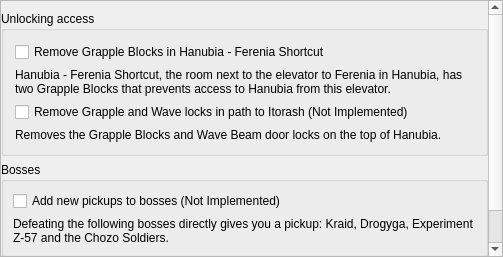
<?xml version="1.0" encoding="UTF-8"?>
<ui version="4.0">
 <class>PresetDreadPatches</class>
 <widget class="QMainWindow" name="PresetDreadPatches">
  <property name="geometry">
   <rect>
    <x>0</x>
    <y>0</y>
    <width>503</width>
    <height>257</height>
   </rect>
  </property>
  <property name="windowTitle">
   <string>Other</string>
  </property>
  <widget class="QWidget" name="centralWidget">
   <property name="maximumSize">
    <size>
     <width>16777215</width>
     <height>16777215</height>
    </size>
   </property>
   <layout class="QVBoxLayout" name="verticalLayout">
    <property name="leftMargin">
     <number>0</number>
    </property>
    <property name="topMargin">
     <number>0</number>
    </property>
    <property name="rightMargin">
     <number>0</number>
    </property>
    <property name="bottomMargin">
     <number>0</number>
    </property>
    <item>
     <widget class="QScrollArea" name="scroll_area">
      <property name="widgetResizable">
       <bool>true</bool>
      </property>
      <widget class="QWidget" name="scroll_contents">
       <property name="geometry">
        <rect>
         <x>0</x>
         <y>0</y>
         <width>501</width>
         <height>255</height>
        </rect>
       </property>
       <layout class="QVBoxLayout" name="scroll_layout">
        <property name="leftMargin">
         <number>0</number>
        </property>
        <property name="topMargin">
         <number>2</number>
        </property>
        <property name="rightMargin">
         <number>0</number>
        </property>
        <property name="bottomMargin">
         <number>0</number>
        </property>
        <item>
         <spacer name="top_spacer">
          <property name="orientation">
           <enum>Qt::Vertical</enum>
          </property>
          <property name="sizeType">
           <enum>QSizePolicy::Fixed</enum>
          </property>
          <property name="sizeHint" stdset="0">
           <size>
            <width>20</width>
            <height>8</height>
           </size>
          </property>
         </spacer>
        </item>
        <item>
         <widget class="QGroupBox" name="unlock_group">
          <property name="title">
           <string>Unlocking access</string>
          </property>
          <layout class="QVBoxLayout" name="unlock_layout">
           <item>
            <widget class="QCheckBox" name="hanubia_shortcut_no_grapple_check">
             <property name="text">
              <string>Remove Grapple Blocks in Hanubia - Ferenia Shortcut</string>
             </property>
            </widget>
           </item>
           <item>
            <widget class="QLabel" name="hanubia_shortcut_no_grapple_label">
             <property name="text">
              <string>&lt;html&gt;&lt;head/&gt;&lt;body&gt;&lt;p&gt;Hanubia - Ferenia Shortcut, the room next to the elevator to Ferenia in Hanubia, has two Grapple Blocks that prevents access to Hanubia from this elevator.&lt;/p&gt;&lt;/body&gt;&lt;/html&gt;</string>
             </property>
             <property name="wordWrap">
              <bool>true</bool>
             </property>
            </widget>
           </item>
           <item>
            <widget class="QCheckBox" name="hanubia_easier_path_to_itorash_check">
             <property name="text">
              <string>Remove Grapple and Wave locks in path to Itorash (Not Implemented)</string>
             </property>
            </widget>
           </item>
           <item>
            <widget class="QLabel" name="hanubia_easier_path_to_itorash_label">
             <property name="text">
              <string>Removes the Grapple Blocks and Wave Beam door locks on the top of Hanubia.</string>
             </property>
            </widget>
           </item>
          </layout>
         </widget>
        </item>
        <item>
         <widget class="QGroupBox" name="bosses_group">
          <property name="title">
           <string>Bosses</string>
          </property>
          <layout class="QVBoxLayout" name="bosses_layout">
           <property name="leftMargin">
            <number>9</number>
           </property>
           <property name="topMargin">
            <number>9</number>
           </property>
           <property name="rightMargin">
            <number>9</number>
           </property>
           <property name="bottomMargin">
            <number>9</number>
           </property>
           <item>
            <widget class="QCheckBox" name="extra_pickups_for_bosses_check">
             <property name="text">
              <string>Add new pickups to bosses (Not Implemented)</string>
             </property>
            </widget>
           </item>
           <item>
            <widget class="QLabel" name="extra_pickups_for_bosses_label">
             <property name="text">
              <string>&lt;html&gt;&lt;head/&gt;&lt;body&gt;&lt;p&gt;Defeating the following bosses directly gives you a pickup: Kraid, Drogyga, Experiment Z-57 and the Chozo Soldiers.&lt;/p&gt;&lt;/body&gt;&lt;/html&gt;</string>
             </property>
             <property name="wordWrap">
              <bool>true</bool>
             </property>
            </widget>
           </item>
          </layout>
         </widget>
        </item>
        <item>
         <spacer name="verticalSpacer">
          <property name="orientation">
           <enum>Qt::Vertical</enum>
          </property>
          <property name="sizeHint" stdset="0">
           <size>
            <width>20</width>
            <height>40</height>
           </size>
          </property>
         </spacer>
        </item>
       </layout>
      </widget>
     </widget>
    </item>
   </layout>
  </widget>
 </widget>
 <layoutdefault spacing="6" margin="11"/>
 <resources/>
 <connections/>
</ui>
